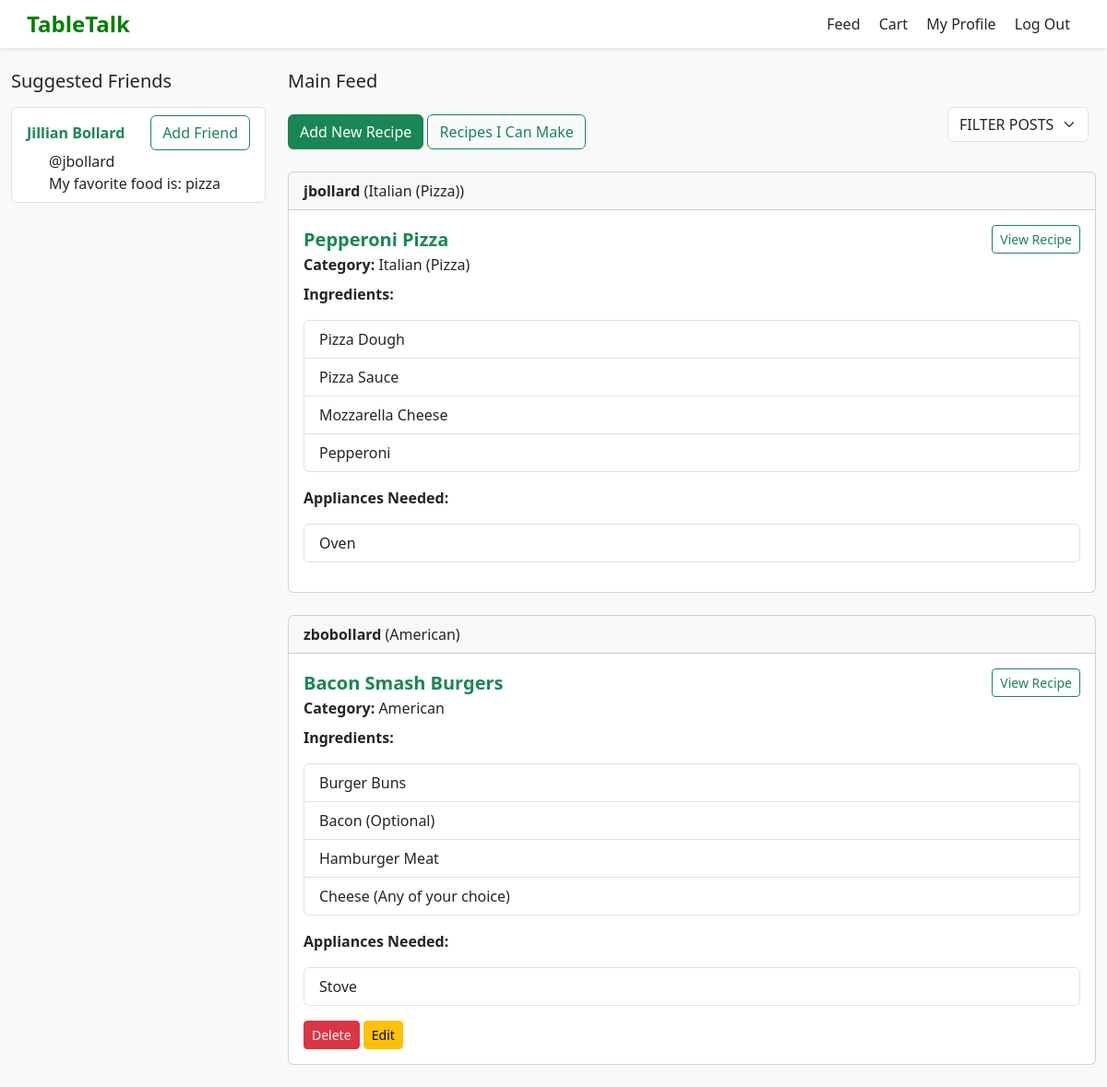
Page /filter_posts (signed in) on the committed database.
### tables this page shows
CREATE TABLE users (
    id INTEGER PRIMARY KEY AUTOINCREMENT,
    username TEXT NOT NULL UNIQUE,
    password TEXT NOT NULL,
    first_name TEXT NOT NULL,
    last_name TEXT NOT NULL,
    favorite_food TEXT NOT NULL,
    cart TEXT,
    following TEXT
);

CREATE TABLE posts
(
    id INTEGER PRIMARY KEY AUTOINCREMENT,
    user_id INTEGER NOT NULL,
    title TEXT NOT NULL,
    category TEXT,
    steps TEXT,
    ingredients TEXT,
    appliances TEXT,
    username TEXT,
    FOREIGN KEY (user_id) REFERENCES users(id)
);

### app.py (the view)
@app.route('/filter_posts')
def filter_posts():
    if 'username' in session:
        db = get_db()
        username = session['username']
        selected_category = request.args.get('filter_category')
        db = get_db()
        categories = db.execute('SELECT DISTINCT category FROM posts').fetchall()
        user_row = db.execute('SELECT id FROM users WHERE username = ?', (username,)).fetchone()
        user_id = user_row['id']
        friends = db.execute('SELECT first_name, last_name, username, favorite_food FROM users WHERE id != ? ORDER BY id DESC', (user_id,)).fetchall()
        if selected_category and selected_category != "FILTER POSTS":
            posts = db.execute('SELECT * FROM posts WHERE category=?',
                               (selected_category,)).fetchall()
        else:
            posts = db.execute('SELECT * FROM posts').fetchall()
        return render_template('main_feed.html', posts=posts, categories=categories,
                               selected_category=selected_category, suggested_friends=friends)
    else:
        flash("Please log in to view the feed", "error")
        return render_template('login.html')

### app.py (called while the page is built)
def connect_db():
    rv = sqlite3.connect(app.config['DATABASE'])
    rv.row_factory = sqlite3.Row
    return rv

def get_db():
    if not hasattr(g, 'sqlite_db'):
        g.sqlite_db = connect_db()
    return g.sqlite_db

### templates/main_feed.html (shortened to what this page needs)
{% extends "layout.html" %}
{% block content %}
<div class="container-fluid mt-4">
  <div class="row">
    <div class="col-md-3">
      <h5 class="mb-3">Suggested Friends</h5>
      <ul class="list-group">
          {% for friend in suggested_friends %}
              <div class="list-group-item">
                <div class="d-flex justify-content-between align-items-center">
                  <a href="{{ url_for('show_user_profile', username=friend.username) }}" class="text-success text-decoration-none">
                    <strong>{{ friend.first_name }} {{ friend.last_name }}</strong>
                  </a>
                  <button class="btn btn-outline-success">Add Friend</button>
                </div>
                <div class="ms-4" style="text-align: left">@{{ friend.username }}</div>
                <div class="ms-4"style="text-align: left">My favorite food is: {{ friend.favorite_food }}</div>
              </div>
          {% endfor %}
      </ul>
    </div>
    <div class="col-md-9">
      <h5 class="mb-3">Main Feed</h5>
      <div class="d-flex justify-content-between align-items-center mb-3">
        <div>
          <button type="button" class="btn btn-success" data-bs-toggle="modal" data-bs-target="#recipeModal">
            Add New Recipe
          </button>
          <a href="{{ url_for('filter_by_appliances') }}" class="btn btn-outline-success">
            Recipes I Can Make
          </a>
        </div>
        <form method="get" action="{{ url_for('filter_posts') }}" class="d-flex align-items-center mb-3">
          <select name="filter_category" class="form-select w-auto me-2" data-role="filter">
            <option value="FILTER POSTS" {% if selected_category == 'FILTER POSTS' or not selected_category %}selected{% endif %}>FILTER POSTS</option>
          </select>
        </form>
      </div>
      {% for post in posts %}
      <div class="card mb-4">
        <div class="card-header">
          <strong>{{ post.username }}</strong> ({{ post.category }})
        </div>
        <div class="card-body">
          <div class="d-flex justify-content-between align-items-center">
              <h5 class="card-title text-success fw-bold mb-0">{{ post.title }}</h5>
              <a href="{{ url_for('view_recipe', recipe_id=post.id) }}" class="btn btn-outline-success btn-sm">View Recipe</a>
          </div>
          <div class="mb-2"><strong>Category:</strong> {{ post.category }}</div>
          <p><strong>Ingredients:</strong></p>
          <ul class="list-group mb-3">
            {% for ingredient in post.ingredients.split('\n') %}
            <li class="list-group-item">{{ ingredient }}</li>
            {% endfor %}
          </ul>
          <p><strong>Appliances Needed:</strong></p>
            <ul class="list-group mb-3">
              {% for appliance in post.appliances.split(',') %}
                <li class="list-group-item">{{ appliance.strip() }}</li>
              {% endfor %}
            </ul>
          {% if post.username == session['username'] %}
          <div class="mt-2">
            <form method="POST" action="{{ url_for('delete_post', post_id=post.id) }}" style="display:inline;">
              <button type="submit" class="btn btn-danger btn-sm">Delete</button>
            </form>
            <button type="button"
                    class="btn btn-warning btn-sm"
                    data-bs-toggle="modal"
                    data-bs-target="#editModal"
                    data-id="{{ post.id }}"
                    data-title="{{ post.title }}"
                    data-category="{{ post.category }}"
                    data-ingredients="{{ post.ingredients | escape }}"
                    data-steps="{{ post.steps | escape }}"
                    data-appliances="{{ post.appliances | escape }}">
              Edit</button>
          </div>
          {% endif %}
        </div>
      </div>
      {% endfor %}
    </div>
  </div>
</div>
{% endblock %}

### templates/layout.html (style rules this page uses)
body { background-color: #f8f9fa; }

### rows in the picture
users: first_name "Jillian", last_name "Bollard", username "jbollard", favorite_food "pizza"
posts: username "jbollard", category "Italian (Pizza)", title "Pepperoni Pizza", ingredient "Pizza Dough" "Pizza Sauce" "Mozzarella Cheese" "Pepperoni", strip "Oven"
posts: username "zbobollard", category "American", title "Bacon Smash Burgers", ingredient "Burger Buns" "Bacon (Optional)" "Hamburger Meat" "Cheese (Any of your choice)", strip "Stove"
